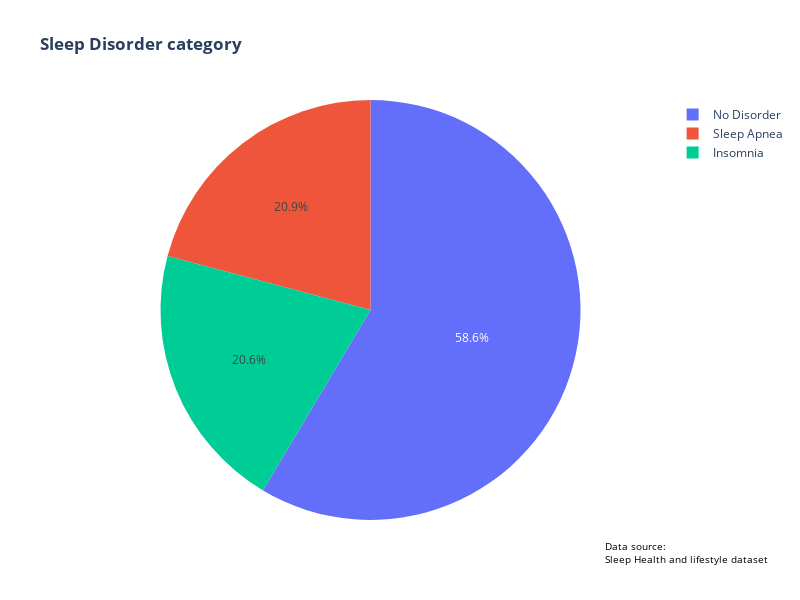

Notebook source saved alongside this figure:
### Code cell
fig=px.pie(sleep_disorder_conteggio,values='count',names='Sleep Disorder',title="<b>Sleep Disorder category</b>")

fig.update_layout(
    showlegend = True,
    width=800, 
    height=600  
)

fig.add_annotation(
    x=0.9,  
    y=-0.04,  
    text="Data source:<br>Sleep Health and lifestyle dataset", 
    showarrow=False,  
    font=dict(size=10, color="black"),  
    align="left",  
    xanchor="left",  
    yanchor="top",  
    xref="paper", 
    yref="paper",  
)

fig.show()

### Figure 1 — Plotly figure (JSON) as saved in the notebook; plotly's stock layout.template omitted (floating-point values rounded to 4 significant figures)
{"data": [{"domain": {"x": [0, 1], "y": [0, 1]}, "hovertemplate": "Sleep Disorder=%{label}<br>count=%{value}<extra></extra>", "labels": ["No Disorder", "Sleep Apnea", "Insomnia"], "legendgroup": "", "name": "", "showlegend": true, "type": "pie", "values": [219, 78, 77]}], "layout": {"annotations": [{"align": "left", "font": {"color": "black", "size": 10}, "showarrow": false, "text": "Data source:<br>Sleep Health and lifestyle dataset", "x": 0.9, "xanchor": "left", "xref": "paper", "y": -0.04, "yanchor": "top", "yref": "paper"}], "height": 600, "legend": {"tracegroupgap": 0}, "showlegend": true, "title": {"text": "<b>Sleep Disorder category</b>"}, "width": 800}}
